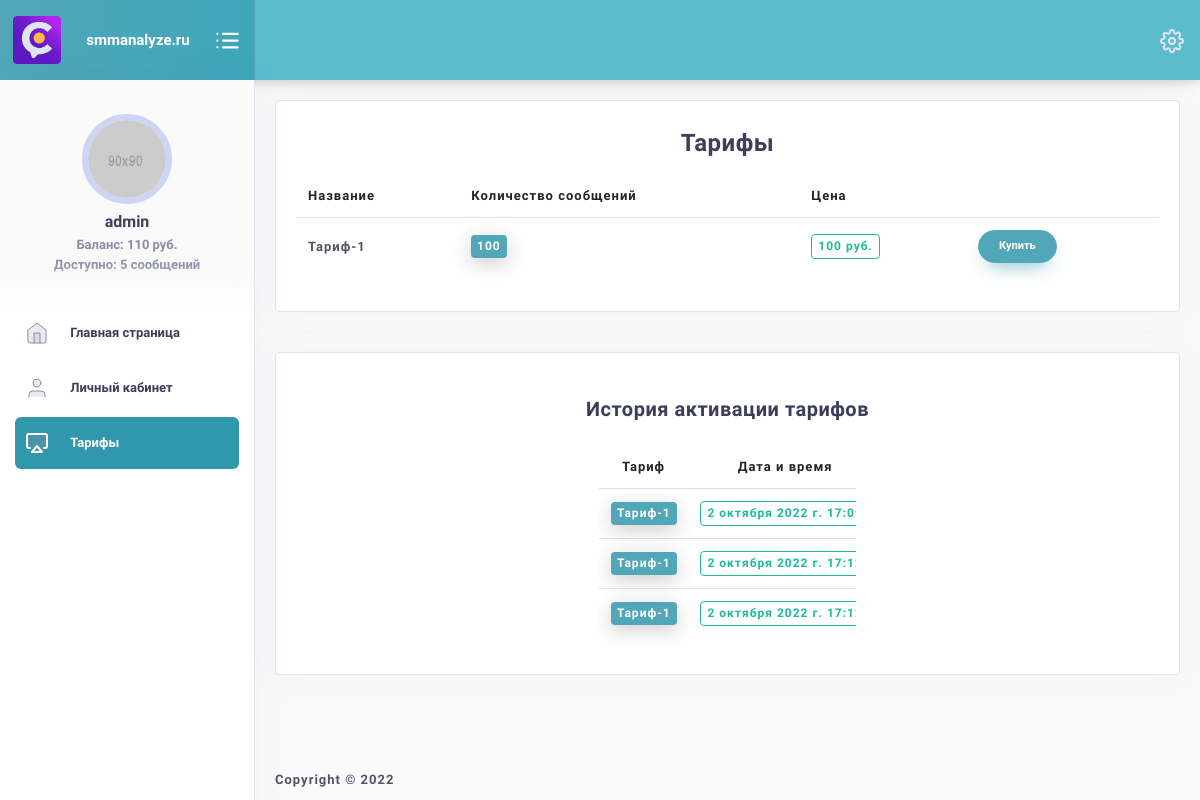
Page /tarrifs (signed in) on the earlier database version.
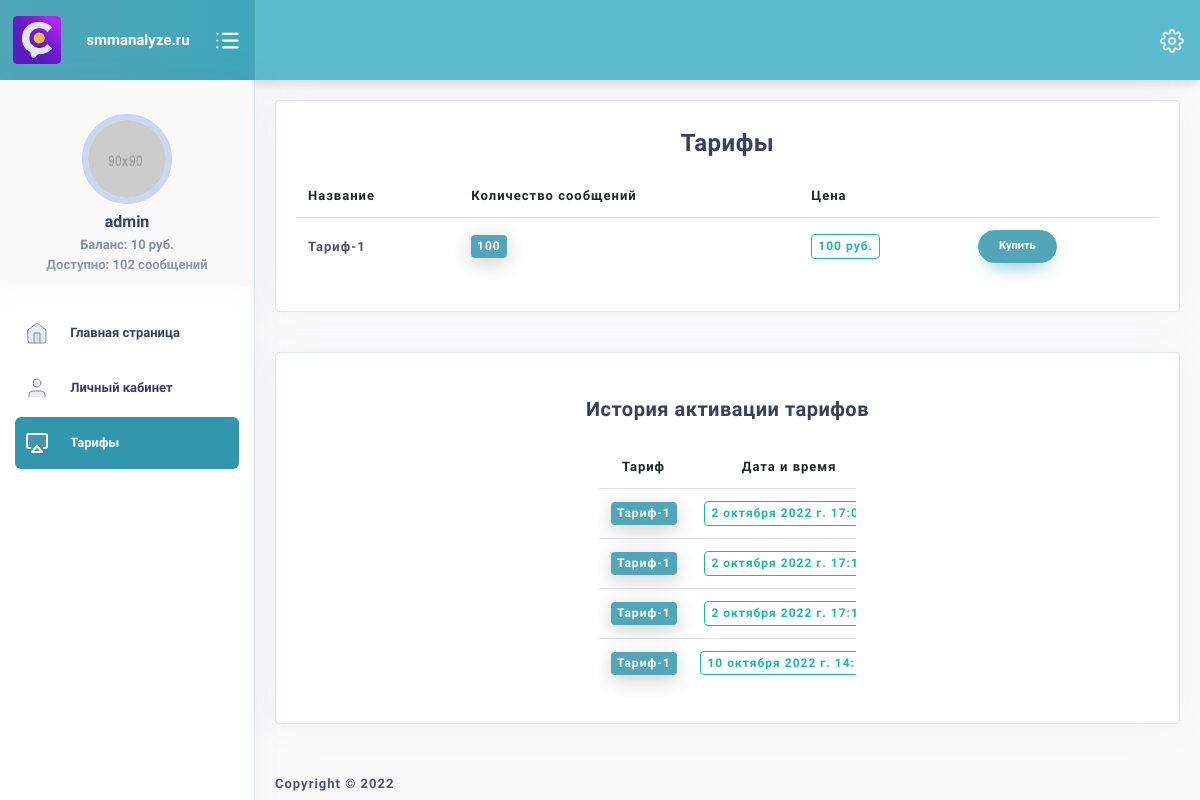
Same page on the later database version.
### backend/models.py (models this page shows, shortened)
class User(AbstractUser):
    balance = models.IntegerField(default=0)
    available_messages_count = models.IntegerField(default=10)
    avatar = models.ImageField(upload_to=avatar_directory_path,
                               null=True,
                               blank=True)

class Tarrif(models.Model):
    name = models.CharField(max_length=255, verbose_name='Название')
    messages_count = models.IntegerField(verbose_name='Количество сообщений')
    price = models.IntegerField(verbose_name='Цена')
    class Meta:
        verbose_name = 'Тариф'
        verbose_name_plural = 'Тарифы'

class PurchaseTarrif(models.Model):
    user = models.ForeignKey(
        to=User,
        on_delete=models.CASCADE,
        related_name='purchases',
    )
    tarrif = models.ForeignKey(Tarrif, on_delete=models.CASCADE)
    created = models.DateTimeField(auto_now_add=True)
    class Meta:
        verbose_name = 'Покупка тарифа'
        verbose_name_plural = 'Покупки тарифа'

### frontend/views.py (the view)
# urls.py: path('tarrifs', views.TarrifsView.as_view()),
class TarrifsView(View):
    template_name = 'tarrifs.html'
    def get(self, request):
        error = request.session.get('error', None)
        request.session['error'] = None
        tarrifs = Tarrif.objects.all()
        return render(request, self.template_name, {
            'tarrifs': tarrifs,
            'error': error,
        })

### frontend/templates/tarrifs.html (shortened to what this page needs)
{% extends 'base.html' %}
{% block content %}
<div class="col-12">
  <div class="layout-spacing">
    <div class="widget widget-content-area br-4">
      <div class="widget-one">
        <h4 class="text-center mb-2 mt-2">
          <b>
            Тарифы
          </b>
        </h4>
        <div class="table-responsive">
          <table class="table mt-2">
            <thead>
              <tr>
                <th>Название</th>
                <th>Количество сообщений</th>
                <th>Цена</th>
                <th></th>
              </tr>
            </thead>
            <tbody>
              {% for tarrif in tarrifs %}
              <tr>
                <td><b>{{ tarrif.name }}</b></td>
                <td>
                  <span class="badge badge-primary">{{ tarrif.messages_count }}</span>
                </td>
                <td>
                  <span class="badge outline-badge-success">
                    {{ tarrif.price }} руб.
                  </span>
                </td>
                <td>
                  <button onclick="buy_confirm({{ tarrif.id }})" class="btn btn-rounded btn-sm btn-primary">
                    <b>Купить</b>
                  </button>
                </td>
              </tr>
              {% endfor %}
            </tbody>
          </table>
        </div>
      </div>
    </div>
  </div>
  <div class="layout-spacing">
    {% if request.user.purchases.exists %}
    <div class="widget widget-content-area layout-spacing br-4">
      <div class="widget-one">
        <h5 class="text-center mt-4 mb-2"><b>История активации тарифов</b></h5>
        <div class="col-lg-4 col-md-6 col-sm-12 mx-auto">
          <div class="table-responsive mt-4">
            <table class="table">
              <thead>
                <tr>
                  <th class="text-center">Тариф</th>
                  <th class="text-center">Дата и время</th>
                </tr>
              </thead>
              <tbody>
                {% for purchase in request.user.purchases.all %}
                <tr>
                  <td class="text-center">
                    <span class="badge badge-primary">
                      {{ purchase.tarrif.name }}
                    </span>
                  </td>
                  <td class="text-center">
                    <span class="badge outline-badge-success">
                      {{ purchase.created }}
                    </span>
                  </td>
                </tr>
                {% endfor %}
              </tbody>
            </table>
          </div>
        </div>
      </div>
    </div>
    {% endif %}
  </div>
</div>
{% endblock %}

### frontend/templates/base.html (shortened to what this page needs)
<!DOCTYPE html>
<html lang="en">
<head>
    <link href="/static/bootstrap/css/bootstrap.min.css" rel="stylesheet" type="text/css" />
    <link href="/static/assets/css/plugins.css" rel="stylesheet" type="text/css" />
    <link rel="stylesheet" type="text/css" href="/static/assets/css/elements/alert.css">
    <link href="/static/plugins/animate/animate.css" rel="stylesheet" type="text/css" />
    <link href="/static/plugins/sweetalerts/sweetalert2.min.css" rel="stylesheet" type="text/css" />
    <link href="/static/plugins/sweetalerts/sweetalert.css" rel="stylesheet" type="text/css" />
    <link href="/static/assets/css/components/custom-sweetalert.css" rel="stylesheet" type="text/css" />
</head>
<body class="sidebar-noneoverflow">
    <div class="header-container fixed-top">
        <header class="header navbar navbar-expand-sm">
            <ul class="navbar-nav theme-brand flex-row  text-center">
                <li class="nav-item theme-logo">
                    <a href="">
                        <img src="/static/assets/img/logo.png" class="navbar-logo" alt="logo">
                    </a>
                </li>
                <li class="nav-item theme-text">
                    <a href="" class="title"> smmanalyze.ru </a>
                </li>
                <li class="nav-item toggle-sidebar">
                    <a href="javascript:void(0);" class="sidebarCollapse" data-placement="bottom">
                    </a>
                </li>
            </ul>
            {% if request.user.is_authenticated %}
            <ul class="navbar-item flex-row navbar-dropdown ml-auto">
                <li class="nav-item dropdown user-profile-dropdown  order-lg-0 order-1">
                    <a href="javascript:void(0);" class="nav-link dropdown-toggle user" id="userProfileDropdown"
                        data-toggle="dropdown" aria-haspopup="true" aria-expanded="false">
                    </a>
                </li>
            </ul>
            {% endif %}
        </header>
    </div>
    <div class="main-container" id="container">
        <div class="sidebar-wrapper sidebar-theme">
            <nav id="sidebar">
                {% if request.user.is_authenticated %}
                <div class="profile-info">
                    <div class="user-info">
                        <img src="{% if request.user.avatar %}{{request.user.avatar.url}}{% else %}/static/assets/img/90x90.jpg{% endif %}" alt="avatar">
                        <h6 class="mb-1">{{ request.user.username }}</h6>
                        <p>Баланс: <b>{{ request.user.balance }} руб.</b></p>
                        <p>Доступно: <b>{{ request.user.available_messages_count }} сообщений</b></p>
                    </div>
                </div>
                <div class="shadow-bottom"></div>
                {% endif %}
                <ul class="list-unstyled menu-categories" id="accordionExample">
                    <li class="menu {% if request.path == '/' %} active {% endif %}">
                        <a href="/" aria-expanded="{% if request.path == '/' %}true{% endif %}" class="dropdown-toggle">
                            <div class="">
                                <span> Главная страница</span>
                            </div>
                        </a>
                    </li>
                    {% if request.user.is_authenticated %}
                    <li class="menu {% if request.path == '/profile' %} active {% endif %}">
                        <a href="/profile" aria-expanded="{% if request.path == '/profile' %}true{% endif %}" class="dropdown-toggle">
                            <div class="">
                                <svg xmlns="http://www.w3.org/2000/svg" width="24" height="24" viewBox="0 0 24 24" fill="none" stroke="currentColor" stroke-width="2" stroke-linecap="round" stroke-linejoin="round" class="feather feather-user"><path d="M20 21v-2a4 4 0 0 0-4-4H8a4 4 0 0 0-4 4v2"></path><circle cx="12" cy="7" r="4"></circle></svg>                                <span> Личный кабинет</span>
                            </div>
                        </a>
                    </li>
                    {% endif %}
                    <li class="menu {% if request.path == '/tarrifs' %} active {% endif %}">
                        <a href="/tarrifs" aria-expanded="{% if request.path == '/tarrifs' %}true{% endif %}" class="dropdown-toggle">
                            <div class="">
                                <span> Тарифы</span>
                            </div>
                        </a>
                    </li>
                </ul>
            </nav>
        </div>
        <div id="content" class="main-content">
            <div class="layout-px-spacing">
                <div class="row layout-top-spacing">
                    {% block content %}
                    {% endblock %}
                </div>
            </div>
            <div class="footer-wrapper">
                <div class="footer-section f-section-1">
                    <p class="">Copyright © 2022</p>
                </div>
            </div>
        </div>
    </div>
</body>
</html>

### static/assets/css/components/custom-sweetalert.css (style rules this page uses)
.btn { margin-right: 5px; }

### static/assets/css/main.css (style rules this page uses)
html { min-height: 100%; }
body { color: #888ea8; height: 100%; font-size: 0.875rem; background: #f1f2f3; overflow-x: hidden; overflow-y: auto; letter-spacing: 0.0312rem; font-family: 'Quicksand', sans-serif; }
h1, h2, h3, h4, h5, h6 { color: #3b3f5c; }
p { margin-top: 0; margin-bottom: 0.625rem; color: #515365; }
a { color: #515365; outline: none; }
.dropdown-toggle:after, .dropup .dropdown-toggle::after, .dropright .dropdown-toggle::after, .dropleft .dropdown-toggle::before { display: none; }
.btn { padding: 0.4375rem 1.25rem; text-shadow: none; font-size: 14px; color: #3b3f5c; font-weight: normal; white-space: normal; word-wrap: break-word; transition: .2s ease-out; touch-action: manipulation; cursor: pointer; background-color: #f1f2f3; box-shadow: 0px 5px 20px 0 rgba(0, 0, 0, 0.1); will-change: opacity, transform; transition: all 0.3s ease-out; -webkit-transition: all 0.3s ease-out; }
.btn-group-sm > .btn, .btn-sm { font-size: 0.6875rem; }
.btn-primary { color: #fff !important; background-color: #51a7b8 !important; border-color: #51a7b8; box-shadow: 0 10px 20px -10px #51a7b8; }
.btn-rounded { -webkit-border-radius: 1.875rem !important; -moz-border-radius: 1.875rem !important; -ms-border-radius: 1.875rem !important; -o-border-radius: 1.875rem !important; border-radius: 1.875rem !important; }
.badge { font-weight: 600; line-height: 1.4; padding: 3px 6px; font-size: 12px; font-weight: 600; transition: all 0.3s ease-out; -webkit-transition: all 0.3s ease-out; }
.badge-primary { color: #fff; background-color: #51a7b8; }
.outline-badge-success { color: #1abc9c; background-color: transparent; border: 1px solid #1abc9c; }
.table > tbody > tr > td { vertical-align: middle; color: #515365; font-size: 13px; letter-spacing: 1px; }
.table > thead > tr > th { text-transform: initial; font-weight: 600; border-top: none; border-right: none; border-left: none; -webkit-transition: all 0.1s ease; transition: all 0.1s ease; vertical-align: bottom; border-bottom: none; font-size: 13px; letter-spacing: 1px; }
.table thead th { vertical-align: bottom; border-bottom: none; }
table .badge-success, table .badge-primary, table .badge-warning, table .badge-danger, table .badge-info, table .badge-secondary, table .badge-dark { box-shadow: 0px 5px 20px 0 rgba(0, 0, 0, 0.2); will-change: opacity, transform; transition: all 0.3s ease-out; -webkit-transition: all 0.3s ease-out; }
.br-4 { border-radius: 4px !important; }

### frontend/templates/base.html (style rules this page uses)
.layout-px-spacing { min-height: calc(100vh - 140px) !important; }
.title { font-size: 15px !important; white-space: nowrap; }
.theme-text { width: 40% !important; }
.user-info p { margin-bottom: 0px !important; }

Differences in the rows shown:
changed User "admin": user.balance "110" → "10"; user.available_messages_count "5" → "102"
added PurchaseTarrif: tarrif.name "Тариф-1", created "10 октября 2022 г.…"
